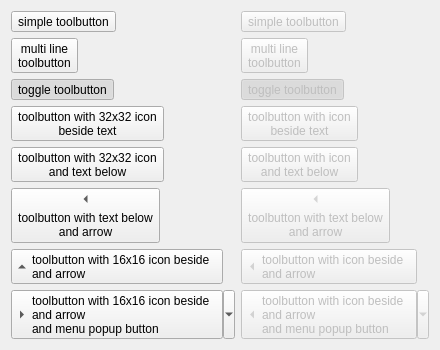
     <widget class="QWidget" name="tab_2">
      <attribute name="title">
       <string>Tool buttons</string>
      </attribute>
      <layout class="QGridLayout" name="gridLayout_5">
       <item row="0" column="1">
        <spacer name="verticalSpacer_4">
         <property name="orientation">
          <enum>Qt::Vertical</enum>
         </property>
         <property name="sizeHint" stdset="0">
          <size>
           <width>20</width>
           <height>0</height>
          </size>
         </property>
        </spacer>
       </item>
       <item row="1" column="0">
        <spacer name="horizontalSpacer_3">
         <property name="orientation">
          <enum>Qt::Horizontal</enum>
         </property>
         <property name="sizeHint" stdset="0">
          <size>
           <width>0</width>
           <height>20</height>
          </size>
         </property>
        </spacer>
       </item>
       <item row="1" column="2">
        <spacer name="horizontalSpacer_4">
         <property name="orientation">
          <enum>Qt::Horizontal</enum>
         </property>
         <property name="sizeHint" stdset="0">
          <size>
           <width>0</width>
           <height>20</height>
          </size>
         </property>
        </spacer>
       </item>
       <item row="2" column="1">
        <spacer name="verticalSpacer">
         <property name="orientation">
          <enum>Qt::Vertical</enum>
         </property>
         <property name="sizeHint" stdset="0">
          <size>
           <width>20</width>
           <height>0</height>
          </size>
         </property>
        </spacer>
       </item>
       <item row="1" column="1">
        <layout class="QGridLayout" name="gridLayout_2">
         <item row="0" column="0">
          <widget class="QToolButton" name="toolButton">
           <property name="text">
            <string>simple toolbutton</string>
           </property>
          </widget>
         </item>
         <item row="0" column="2">
          <widget class="QToolButton" name="toolButton_16">
           <property name="enabled">
            <bool>false</bool>
           </property>
           <property name="text">
            <string>simple toolbutton</string>
           </property>
          </widget>
         </item>
         <item row="1" column="0">
          <widget class="QToolButton" name="toolButton_2">
           <property name="text">
            <string>multi line
toolbutton</string>
           </property>
          </widget>
         </item>
         <item row="1" column="2">
          <widget class="QToolButton" name="toolButton_15">
           <property name="enabled">
            <bool>false</bool>
           </property>
           <property name="text">
            <string>multi line
toolbutton</string>
           </property>
          </widget>
         </item>
         <item row="2" column="0">
          <widget class="QToolButton" name="toolButton_3">
           <property name="text">
            <string>toggle toolbutton</string>
           </property>
           <property name="checkable">
            <bool>true</bool>
           </property>
           <property name="checked">
            <bool>true</bool>
           </property>
          </widget>
         </item>
         <item row="2" column="2">
          <widget class="QToolButton" name="toolButton_12">
           <property name="enabled">
            <bool>false</bool>
           </property>
           <property name="text">
            <string>toggle toolbutton</string>
           </property>
           <property name="checkable">
            <bool>true</bool>
           </property>
           <property name="checked">
            <bool>true</bool>
           </property>
          </widget>
         </item>
         <item row="4" column="0">
          <widget class="QToolButton" name="toolButton_5">
           <property name="text">
            <string>toolbutton with 32x32 icon
and text below</string>
           </property>
           <property name="icon">
            <iconset resource="ThemePreviewUIResources.qrc">
             <normaloff>:/Icons/icon1.png</normaloff>:/Icons/icon1.png</iconset>
           </property>
           <property name="iconSize">
            <size>
             <width>32</width>
             <height>32</height>
            </size>
           </property>
           <property name="toolButtonStyle">
            <enum>Qt::ToolButtonTextUnderIcon</enum>
           </property>
          </widget>
         </item>
         <item row="5" column="0">
          <widget class="QToolButton" name="toolButton_6">
           <property name="text">
            <string>toolbutton with text below
and arrow</string>
           </property>
           <property name="icon">
            <iconset resource="ThemePreviewUIResources.qrc">
             <normaloff>:/Icons/icon1.png</normaloff>:/Icons/icon1.png</iconset>
           </property>
           <property name="toolButtonStyle">
            <enum>Qt::ToolButtonTextUnderIcon</enum>
           </property>
           <property name="arrowType">
            <enum>Qt::LeftArrow</enum>
           </property>
          </widget>
         </item>
         <item row="5" column="2">
          <widget class="QToolButton" name="toolButton_13">
           <property name="enabled">
            <bool>false</bool>
           </property>
           <property name="text">
            <string>toolbutton with text below
and arrow</string>
           </property>
           <property name="icon">
            <iconset resource="ThemePreviewUIResources.qrc">
             <normaloff>:/Icons/icon1.png</normaloff>:/Icons/icon1.png</iconset>
           </property>
           <property name="toolButtonStyle">
            <enum>Qt::ToolButtonTextUnderIcon</enum>
           </property>
           <property name="arrowType">
            <enum>Qt::LeftArrow</enum>
           </property>
          </widget>
         </item>
         <item row="6" column="0">
          <widget class="QToolButton" name="toolButton_7">
           <property name="text">
            <string>toolbutton with 16x16 icon beside
and arrow</string>
           </property>
           <property name="icon">
            <iconset resource="ThemePreviewUIResources.qrc">
             <normaloff>:/Icons/icon1.png</normaloff>:/Icons/icon1.png</iconset>
           </property>
           <property name="toolButtonStyle">
            <enum>Qt::ToolButtonTextBesideIcon</enum>
           </property>
           <property name="arrowType">
            <enum>Qt::UpArrow</enum>
           </property>
          </widget>
         </item>
         <item row="6" column="2">
          <widget class="QToolButton" name="toolButton_10">
           <property name="enabled">
            <bool>false</bool>
           </property>
           <property name="text">
            <string>toolbutton with icon beside
and arrow</string>
           </property>
           <property name="icon">
            <iconset resource="ThemePreviewUIResources.qrc">
             <normaloff>:/Icons/icon1.png</normaloff>:/Icons/icon1.png</iconset>
           </property>
           <property name="toolButtonStyle">
            <enum>Qt::ToolButtonTextBesideIcon</enum>
           </property>
           <property name="arrowType">
            <enum>Qt::LeftArrow</enum>
           </property>
          </widget>
         </item>
         <item row="7" column="0">
          <widget class="QToolButton" name="toolButton_8">
           <property name="text">
            <string>toolbutton with 16x16 icon beside
and arrow
and menu popup button</string>
           </property>
           <property name="icon">
            <iconset resource="ThemePreviewUIResources.qrc">
             <normaloff>:/Icons/icon1.png</normaloff>:/Icons/icon1.png</iconset>
           </property>
           <property name="popupMode">
            <enum>QToolButton::MenuButtonPopup</enum>
           </property>
           <property name="toolButtonStyle">
            <enum>Qt::ToolButtonTextBesideIcon</enum>
           </property>
           <property name="arrowType">
            <enum>Qt::RightArrow</enum>
           </property>
          </widget>
         </item>
         <item row="7" column="2">
          <widget class="QToolButton" name="toolButton_11">
           <property name="enabled">
            <bool>false</bool>
           </property>
           <property name="text">
            <string>toolbutton with icon beside
and arrow
and menu popup button</string>
           </property>
           <property name="icon">
            <iconset resource="ThemePreviewUIResources.qrc">
             <normaloff>:/Icons/icon1.png</normaloff>:/Icons/icon1.png</iconset>
           </property>
           <property name="popupMode">
            <enum>QToolButton::MenuButtonPopup</enum>
           </property>
           <property name="toolButtonStyle">
            <enum>Qt::ToolButtonTextBesideIcon</enum>
           </property>
           <property name="arrowType">
            <enum>Qt::LeftArrow</enum>
           </property>
          </widget>
         </item>
         <item row="4" column="2">
          <widget class="QToolButton" name="toolButton_14">
           <property name="enabled">
            <bool>false</bool>
           </property>
           <property name="text">
            <string>toolbutton with icon
and text below</string>
           </property>
           <property name="icon">
            <iconset resource="ThemePreviewUIResources.qrc">
             <normaloff>:/Icons/icon1.png</normaloff>:/Icons/icon1.png</iconset>
           </property>
           <property name="iconSize">
            <size>
             <width>32</width>
             <height>32</height>
            </size>
           </property>
           <property name="toolButtonStyle">
            <enum>Qt::ToolButtonTextUnderIcon</enum>
           </property>
          </widget>
         </item>
         <item row="3" column="2">
          <widget class="QToolButton" name="toolButton_9">
           <property name="enabled">
            <bool>false</bool>
           </property>
           <property name="text">
            <string>toolbutton with icon
beside text</string>
           </property>
           <property name="icon">
            <iconset resource="ThemePreviewUIResources.qrc">
             <normaloff>:/Icons/icon1.png</normaloff>:/Icons/icon1.png</iconset>
           </property>
           <property name="iconSize">
            <size>
             <width>32</width>
             <height>32</height>
            </size>
           </property>
           <property name="toolButtonStyle">
            <enum>Qt::ToolButtonTextBesideIcon</enum>
           </property>
          </widget>
         </item>
         <item row="3" column="0">
          <widget class="QToolButton" name="toolButton_4">
           <property name="text">
            <string>toolbutton with 32x32 icon
beside text</string>
           </property>
           <property name="icon">
            <iconset resource="ThemePreviewUIResources.qrc">
             <normaloff>:/Icons/icon1.png</normaloff>:/Icons/icon1.png</iconset>
           </property>
           <property name="iconSize">
            <size>
             <width>32</width>
             <height>32</height>
            </size>
           </property>
           <property name="toolButtonStyle">
            <enum>Qt::ToolButtonTextBesideIcon</enum>
           </property>
          </widget>
         </item>
        </layout>
       </item>
      </layout>
     </widget>
